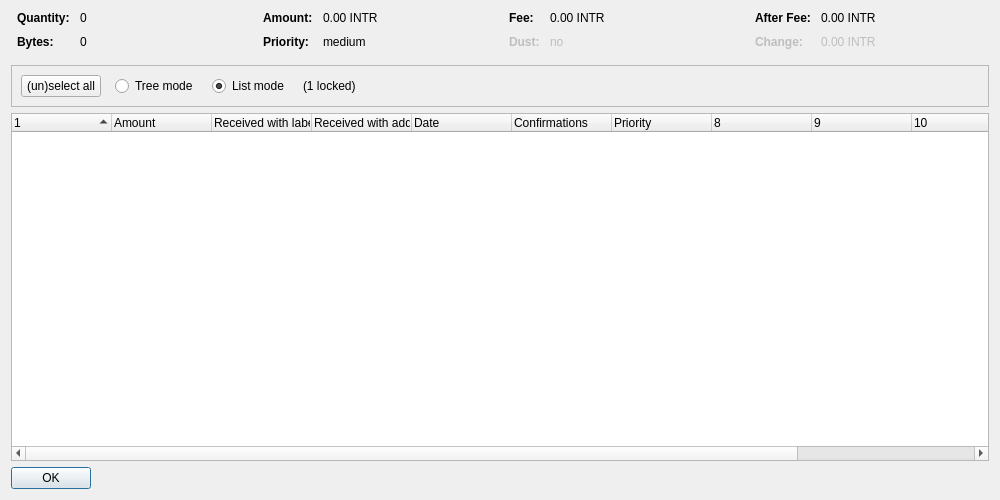
<?xml version="1.0" encoding="UTF-8"?>
<ui version="4.0">
 <class>CoinControlDialog</class>
 <widget class="QDialog" name="CoinControlDialog">
  <property name="geometry">
   <rect>
    <x>0</x>
    <y>0</y>
    <width>1000</width>
    <height>500</height>
   </rect>
  </property>
  <property name="windowTitle">
   <string>Coin Selection</string>
  </property>
  <layout class="QVBoxLayout" name="verticalLayout">
   <item>
    <layout class="QHBoxLayout" name="horizontalLayoutTop" stretch="0,0,0,0">
     <property name="topMargin">
      <number>0</number>
     </property>
     <property name="bottomMargin">
      <number>10</number>
     </property>
     <item>
      <layout class="QFormLayout" name="formLayoutCoinControl1">
       <property name="horizontalSpacing">
        <number>10</number>
       </property>
       <property name="verticalSpacing">
        <number>10</number>
       </property>
       <property name="leftMargin">
        <number>6</number>
       </property>
       <property name="rightMargin">
        <number>6</number>
       </property>
       <item row="0" column="0">
        <widget class="QLabel" name="labelCoinControlQuantityText">
         <property name="font">
          <font>
           <weight>75</weight>
           <bold>true</bold>
          </font>
         </property>
         <property name="text">
          <string>Quantity:</string>
         </property>
        </widget>
       </item>
       <item row="0" column="1">
        <widget class="QLabel" name="labelCoinControlQuantity">
         <property name="cursor">
          <cursorShape>IBeamCursor</cursorShape>
         </property>
         <property name="contextMenuPolicy">
          <enum>Qt::ActionsContextMenu</enum>
         </property>
         <property name="text">
          <string notr="true">0</string>
         </property>
         <property name="textInteractionFlags">
          <set>Qt::LinksAccessibleByMouse|Qt::TextSelectableByKeyboard|Qt::TextSelectableByMouse</set>
         </property>
        </widget>
       </item>
       <item row="1" column="0">
        <widget class="QLabel" name="labelCoinControlBytesText">
         <property name="font">
          <font>
           <weight>75</weight>
           <bold>true</bold>
          </font>
         </property>
         <property name="text">
          <string>Bytes:</string>
         </property>
        </widget>
       </item>
       <item row="1" column="1">
        <widget class="QLabel" name="labelCoinControlBytes">
         <property name="cursor">
          <cursorShape>IBeamCursor</cursorShape>
         </property>
         <property name="contextMenuPolicy">
          <enum>Qt::ActionsContextMenu</enum>
         </property>
         <property name="text">
          <string notr="true">0</string>
         </property>
         <property name="textInteractionFlags">
          <set>Qt::LinksAccessibleByMouse|Qt::TextSelectableByKeyboard|Qt::TextSelectableByMouse</set>
         </property>
        </widget>
       </item>
      </layout>
     </item>
     <item>
      <layout class="QFormLayout" name="formLayoutCoinControl2">
       <property name="horizontalSpacing">
        <number>10</number>
       </property>
       <property name="verticalSpacing">
        <number>10</number>
       </property>
       <property name="leftMargin">
        <number>6</number>
       </property>
       <property name="rightMargin">
        <number>6</number>
       </property>
       <item row="0" column="0">
        <widget class="QLabel" name="labelCoinControlAmountText">
         <property name="font">
          <font>
           <weight>75</weight>
           <bold>true</bold>
          </font>
         </property>
         <property name="text">
          <string>Amount:</string>
         </property>
        </widget>
       </item>
       <item row="0" column="1">
        <widget class="QLabel" name="labelCoinControlAmount">
         <property name="cursor">
          <cursorShape>IBeamCursor</cursorShape>
         </property>
         <property name="contextMenuPolicy">
          <enum>Qt::ActionsContextMenu</enum>
         </property>
         <property name="text">
          <string notr="true">0.00 INTR</string>
         </property>
         <property name="textInteractionFlags">
          <set>Qt::LinksAccessibleByMouse|Qt::TextSelectableByKeyboard|Qt::TextSelectableByMouse</set>
         </property>
        </widget>
       </item>
       <item row="1" column="0">
        <widget class="QLabel" name="labelCoinControlPriorityText">
         <property name="font">
          <font>
           <weight>75</weight>
           <bold>true</bold>
          </font>
         </property>
         <property name="text">
          <string>Priority:</string>
         </property>
        </widget>
       </item>
       <item row="1" column="1">
        <widget class="QLabel" name="labelCoinControlPriority">
         <property name="cursor">
          <cursorShape>IBeamCursor</cursorShape>
         </property>
         <property name="contextMenuPolicy">
          <enum>Qt::ActionsContextMenu</enum>
         </property>
         <property name="text">
          <string notr="true">medium</string>
         </property>
         <property name="textInteractionFlags">
          <set>Qt::LinksAccessibleByMouse|Qt::TextSelectableByKeyboard|Qt::TextSelectableByMouse</set>
         </property>
        </widget>
       </item>
      </layout>
     </item>
     <item>
      <layout class="QFormLayout" name="formLayoutCoinControl3">
       <property name="horizontalSpacing">
        <number>10</number>
       </property>
       <property name="verticalSpacing">
        <number>10</number>
       </property>
       <property name="leftMargin">
        <number>6</number>
       </property>
       <property name="rightMargin">
        <number>6</number>
       </property>
       <item row="0" column="0">
        <widget class="QLabel" name="labelCoinControlFeeText">
         <property name="font">
          <font>
           <weight>75</weight>
           <bold>true</bold>
          </font>
         </property>
         <property name="text">
          <string>Fee:</string>
         </property>
        </widget>
       </item>
       <item row="0" column="1">
        <widget class="QLabel" name="labelCoinControlFee">
         <property name="cursor">
          <cursorShape>IBeamCursor</cursorShape>
         </property>
         <property name="contextMenuPolicy">
          <enum>Qt::ActionsContextMenu</enum>
         </property>
         <property name="text">
          <string notr="true">0.00 INTR</string>
         </property>
         <property name="textInteractionFlags">
          <set>Qt::LinksAccessibleByMouse|Qt::TextSelectableByKeyboard|Qt::TextSelectableByMouse</set>
         </property>
        </widget>
       </item>
       <item row="1" column="0">
        <widget class="QLabel" name="labelCoinControlLowOutputText">
         <property name="enabled">
          <bool>false</bool>
         </property>
         <property name="font">
          <font>
           <weight>75</weight>
           <bold>true</bold>
          </font>
         </property>
         <property name="text">
          <string>Dust:</string>
         </property>
        </widget>
       </item>
       <item row="1" column="1">
        <widget class="QLabel" name="labelCoinControlLowOutput">
         <property name="enabled">
          <bool>false</bool>
         </property>
         <property name="cursor">
          <cursorShape>IBeamCursor</cursorShape>
         </property>
         <property name="contextMenuPolicy">
          <enum>Qt::ActionsContextMenu</enum>
         </property>
         <property name="text">
          <string notr="true">no</string>
         </property>
         <property name="textInteractionFlags">
          <set>Qt::LinksAccessibleByMouse|Qt::TextSelectableByKeyboard|Qt::TextSelectableByMouse</set>
         </property>
        </widget>
       </item>
      </layout>
     </item>
     <item>
      <layout class="QFormLayout" name="formLayoutCoinControl4">
       <property name="horizontalSpacing">
        <number>10</number>
       </property>
       <property name="verticalSpacing">
        <number>10</number>
       </property>
       <property name="leftMargin">
        <number>6</number>
       </property>
       <property name="rightMargin">
        <number>6</number>
       </property>
       <item row="0" column="0">
        <widget class="QLabel" name="labelCoinControlAfterFeeText">
         <property name="font">
          <font>
           <weight>75</weight>
           <bold>true</bold>
          </font>
         </property>
         <property name="text">
          <string>After Fee:</string>
         </property>
        </widget>
       </item>
       <item row="0" column="1">
        <widget class="QLabel" name="labelCoinControlAfterFee">
         <property name="cursor">
          <cursorShape>IBeamCursor</cursorShape>
         </property>
         <property name="contextMenuPolicy">
          <enum>Qt::ActionsContextMenu</enum>
         </property>
         <property name="text">
          <string notr="true">0.00 INTR</string>
         </property>
         <property name="textInteractionFlags">
          <set>Qt::LinksAccessibleByMouse|Qt::TextSelectableByKeyboard|Qt::TextSelectableByMouse</set>
         </property>
        </widget>
       </item>
       <item row="1" column="0">
        <widget class="QLabel" name="labelCoinControlChangeText">
         <property name="enabled">
          <bool>false</bool>
         </property>
         <property name="font">
          <font>
           <weight>75</weight>
           <bold>true</bold>
          </font>
         </property>
         <property name="text">
          <string>Change:</string>
         </property>
        </widget>
       </item>
       <item row="1" column="1">
        <widget class="QLabel" name="labelCoinControlChange">
         <property name="enabled">
          <bool>false</bool>
         </property>
         <property name="cursor">
          <cursorShape>IBeamCursor</cursorShape>
         </property>
         <property name="contextMenuPolicy">
          <enum>Qt::ActionsContextMenu</enum>
         </property>
         <property name="text">
          <string notr="true">0.00 INTR</string>
         </property>
         <property name="textInteractionFlags">
          <set>Qt::LinksAccessibleByMouse|Qt::TextSelectableByKeyboard|Qt::TextSelectableByMouse</set>
         </property>
        </widget>
       </item>
      </layout>
     </item>
    </layout>
   </item>
   <item>
    <widget class="QFrame" name="frame">
     <property name="minimumSize">
      <size>
       <width>0</width>
       <height>40</height>
      </size>
     </property>
     <property name="frameShape">
      <enum>QFrame::StyledPanel</enum>
     </property>
     <property name="frameShadow">
      <enum>QFrame::Sunken</enum>
     </property>
     <layout class="QHBoxLayout" name="horizontalLayout">
      <item>
       <layout class="QHBoxLayout" name="horizontalLayoutPanel" stretch="0,0,0,0,0">
        <property name="spacing">
         <number>14</number>
        </property>
        <item>
         <widget class="QPushButton" name="pushButtonSelectAll">
          <property name="sizePolicy">
           <sizepolicy hsizetype="Maximum" vsizetype="Fixed">
            <horstretch>0</horstretch>
            <verstretch>0</verstretch>
           </sizepolicy>
          </property>
          <property name="text">
           <string>(un)select all</string>
          </property>
          <property name="autoDefault">
           <bool>false</bool>
          </property>
         </widget>
        </item>
        <item>
         <widget class="QRadioButton" name="radioTreeMode">
          <property name="sizePolicy">
           <sizepolicy hsizetype="Maximum" vsizetype="Fixed">
            <horstretch>0</horstretch>
            <verstretch>0</verstretch>
           </sizepolicy>
          </property>
          <property name="text">
           <string>Tree mode</string>
          </property>
         </widget>
        </item>
        <item>
         <widget class="QRadioButton" name="radioListMode">
          <property name="sizePolicy">
           <sizepolicy hsizetype="Maximum" vsizetype="Fixed">
            <horstretch>0</horstretch>
            <verstretch>0</verstretch>
           </sizepolicy>
          </property>
          <property name="text">
           <string>List mode</string>
          </property>
          <property name="checked">
           <bool>true</bool>
          </property>
         </widget>
        </item>
        <item>
         <widget class="QLabel" name="labelLocked">
          <property name="text">
           <string notr="true">(1 locked)</string>
          </property>
         </widget>
        </item>
        <item>
         <spacer name="horizontalSpacer">
          <property name="orientation">
           <enum>Qt::Horizontal</enum>
          </property>
          <property name="sizeHint" stdset="0">
           <size>
            <width>40</width>
            <height>20</height>
           </size>
          </property>
         </spacer>
        </item>
       </layout>
      </item>
     </layout>
    </widget>
   </item>
   <item>
    <widget class="CoinControlTreeWidget" name="treeWidget">
     <property name="contextMenuPolicy">
      <enum>Qt::CustomContextMenu</enum>
     </property>
     <property name="sortingEnabled">
      <bool>false</bool>
     </property>
     <property name="columnCount">
      <number>12</number>
     </property>
     <attribute name="headerShowSortIndicator" stdset="0">
      <bool>true</bool>
     </attribute>
     <attribute name="headerStretchLastSection">
      <bool>false</bool>
     </attribute>
     <column>
      <property name="text">
       <string/>
      </property>
     </column>
     <column>
      <property name="text">
       <string>Amount</string>
      </property>
     </column>
     <column>
      <property name="text">
       <string>Received with label</string>
      </property>
     </column>
     <column>
      <property name="text">
       <string>Received with address</string>
      </property>
     </column>
     <column>
      <property name="text">
       <string>Date</string>
      </property>
     </column>
     <column>
      <property name="text">
       <string>Confirmations</string>
      </property>
      <property name="toolTip">
       <string>Confirmed</string>
      </property>
     </column>
     <column>
      <property name="text">
       <string>Priority</string>
      </property>
     </column>
     <column>
      <property name="text">
       <string/>
      </property>
     </column>
     <column>
      <property name="text">
       <string/>
      </property>
     </column>
     <column>
      <property name="text">
       <string/>
      </property>
     </column>
     <column>
      <property name="text">
       <string/>
      </property>
     </column>
     <column>
      <property name="text">
       <string/>
      </property>
     </column>
    </widget>
   </item>
   <item>
    <widget class="QDialogButtonBox" name="buttonBox">
     <property name="sizePolicy">
      <sizepolicy hsizetype="Maximum" vsizetype="Fixed">
       <horstretch>0</horstretch>
       <verstretch>0</verstretch>
      </sizepolicy>
     </property>
     <property name="orientation">
      <enum>Qt::Horizontal</enum>
     </property>
     <property name="standardButtons">
      <set>QDialogButtonBox::Ok</set>
     </property>
    </widget>
   </item>
  </layout>
 </widget>
 <customwidgets>
  <customwidget>
   <class>CoinControlTreeWidget</class>
   <extends>QTreeWidget</extends>
   <header>coincontroltreewidget.h</header>
  </customwidget>
 </customwidgets>
 <resources/>
 <connections/>
</ui>
